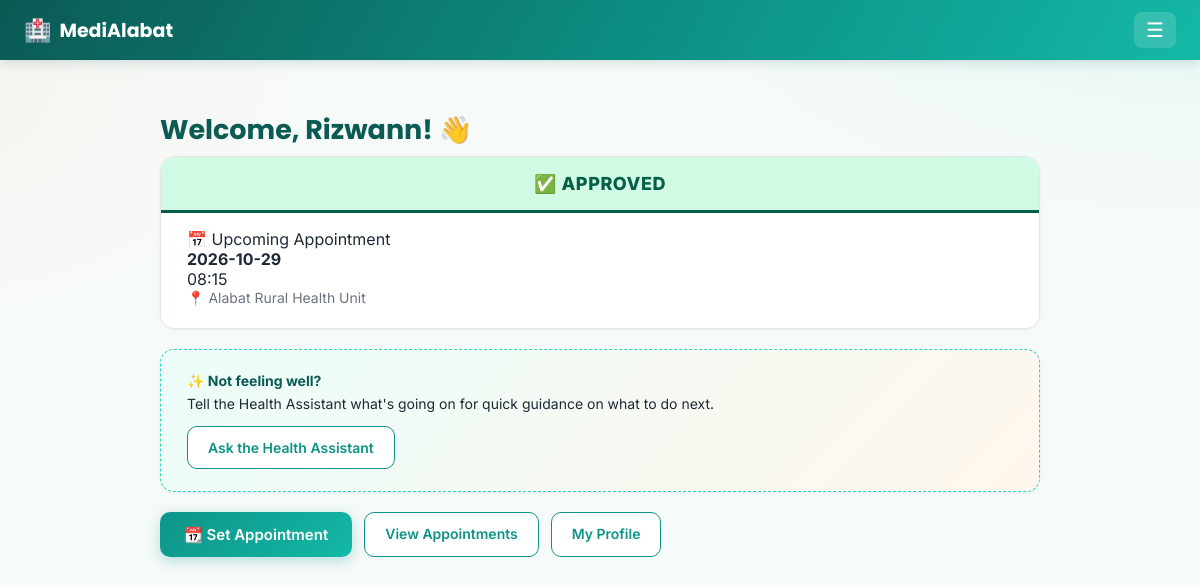
/dashboard (signed in), run on the app's committed database.
### tables this page shows
CREATE TABLE users (
    id INTEGER PRIMARY KEY AUTOINCREMENT,
    role TEXT NOT NULL CHECK(role IN ('patient', 'staff')),
    full_name TEXT NOT NULL,
    email TEXT UNIQUE NOT NULL,
    password_hash TEXT NOT NULL,
    contact_number TEXT,
    created_at TEXT DEFAULT CURRENT_TIMESTAMP
, first_name TEXT, middle_name TEXT, last_name TEXT, status TEXT NOT NULL DEFAULT 'active', reviewed_by INTEGER, reviewed_at TEXT);

CREATE TABLE appointments (
            id INTEGER PRIMARY KEY AUTOINCREMENT,
            patient_id INTEGER NOT NULL REFERENCES users(id) ON DELETE CASCADE,
            staff_id INTEGER NOT NULL REFERENCES users(id) ON DELETE CASCADE,
            clinic_id INTEGER NOT NULL REFERENCES clinics(id),
            appt_date TEXT NOT NULL,
            appt_time TEXT NOT NULL,
            reason TEXT,
            status TEXT NOT NULL DEFAULT 'Pending' CHECK(status IN ('Pending','Approved','Reschedule')),
            ai_note TEXT,
            created_at TEXT DEFAULT CURRENT_TIMESTAMP
        , decided_at TEXT, ai_chat_closed INTEGER NOT NULL DEFAULT 0, services TEXT);

CREATE TABLE clinics (
    id INTEGER PRIMARY KEY AUTOINCREMENT,
    name TEXT NOT NULL,
    address TEXT
);

### app.py (the view)
@app.route("/dashboard")
@login_required(role="patient")
def patient_dashboard(user):
    conn = get_db()
    upcoming = conn.execute(
        "SELECT a.*, c.name AS clinic_name FROM appointments a "
        "JOIN clinics c ON c.id = a.clinic_id "
        "WHERE a.patient_id = ? AND a.status != 'Reschedule' "
        "AND (a.appt_date > ? OR (a.appt_date = ? )) "
        "ORDER BY a.appt_date ASC, a.appt_time ASC LIMIT 1",
        (user["id"], date.today().isoformat(), date.today().isoformat()),
    ).fetchone()
    conn.close()
    return render_template("patient/dashboard.html", upcoming=upcoming)

### app.py (called while the page is built)
def current_user():
    if "user_id" not in session:
        return None
    conn = get_db()
    user = conn.execute("SELECT * FROM users WHERE id = ?", (session["user_id"],)).fetchone()
    conn.close()
    return user

def current_lang():
    return session.get("lang", DEFAULT_LANG)

@app.context_processor
def inject_globals():
    lang = current_lang()
    def fdate(d):
        """'October 8, 2026' / 'Oktubre 8, 2026' — month name follows the active language."""
        return f"{_t('month.' + str(d.month), lang=lang)} {d.day}, {d.year}"
    def fdatetime(value):
        """Format a stored 'YYYY-MM-DD HH:MM' string; returns '' for empty/unparseable values."""
        try:
            dt = datetime.strptime(value, "%Y-%m-%d %H:%M")
        except (TypeError, ValueError):
            return ""
        hour12 = dt.hour % 12 or 12
        return f"{fdate(dt.date())} · {hour12}:{dt.minute:02d} {'AM' if dt.hour < 12 else 'PM'}"
    return {
        "current_user": current_user(),
        "current_lang": lang,
        "t": lambda key, **kwargs: _t(key, lang=lang, **kwargs),
        "fdate": fdate,
        "fdatetime": fdatetime,
    }

def login_required(role=None):
    def decorator(view):
        @functools.wraps(view)
        def wrapped(*args, **kwargs):
            user = current_user()
            if user is None:
                return redirect(url_for("login"))
            if user["role"] == "staff" and user["status"] != "active":
                session.clear()                    # an unapproved / rejected staff account must never get in
                return redirect(url_for("login"))
            if role and user["role"] != role:
                abort(403)
            return view(user, *args, **kwargs)
        return wrapped
    return decorator

### db.py (called while the page is built)
def get_db():
    conn = sqlite3.connect(DB_PATH)
    conn.row_factory = sqlite3.Row
    conn.execute("PRAGMA foreign_keys = ON")
    return conn

### translations.py (called while the page is built)
def t(key, lang="en", **kwargs):
    entry = TRANSLATIONS.get(key)
    if not entry:
        return key
    text = entry.get(lang) or entry.get(DEFAULT_LANG) or key
    if kwargs:
        try:
            text = text.format(**kwargs)
        except (KeyError, IndexError):
            pass
    return text

### templates/patient/dashboard.html (shortened to what this page needs)
{% extends "base.html" %}
{% block content %}
<h1 class="fade-in">{{ t('dash.welcome') }}, {{ current_user.full_name.split(' ')[0] }}! 👋</h1>
{% if upcoming %}
<div class="card fade-in">
    <div class="appt-status-bar appt-status-bar-{{ upcoming.status|lower }}">
        {% if upcoming.status == 'Approved' %}✅
        {% elif upcoming.status == 'Reschedule' %}🔄
        {% else %}⏳{% endif %}
        {{ t('status.' ~ upcoming.status|lower) }}
    </div>
    <div class="card-label">📅 {{ t('dash.upcoming_appt') }}</div>
    <div class="appt-date">{{ upcoming.appt_date }}</div>
    <div class="appt-time">{{ upcoming.appt_time }}</div>
    <div class="appt-clinic">📍 {{ upcoming.clinic_name }}</div>
</div>
{% else %}
<div class="card highlight-card empty fade-in">
    <div class="card-label">{{ t('dash.no_upcoming') }}</div>
    <p>{{ t('dash.ready') }}</p>
</div>
{% endif %}
<div class="card ai-prompt-card fade-in">
    <div class="card-label">✨ {{ t('dash.not_feeling_well') }}</div>
    <p>{{ t('dash.ask_ai') }}</p>
    <a href="{{ url_for('health_assistant') }}" class="btn-secondary">{{ t('dash.ask_ai_btn') }}</a>
</div>
<div class="button-row">
    <a href="{{ url_for('new_appointment_clinic') }}" class="btn-primary">📆 {{ t('dash.set_appointment') }}</a>
    <a href="{{ url_for('patient_appointments') }}" class="btn-secondary">{{ t('dash.view_appointments') }}</a>
    <a href="{{ url_for('patient_profile') }}" class="btn-secondary">{{ t('nav.my_profile') }}</a>
</div>
{% endblock %}

### static/style.css (style rules this page uses)
:root { --primary: #0d9488; --primary-dark: #0f766e; --primary-darker: #0b5a54; --accent: #2dd4bf; --accent-warm: #fb923c; --bg: #f6faf9; --card-bg: #ffffff; --text: #1f2937; --muted: #6b7280; --danger: #dc2626; --border: #e2e8e7; --radius: 14px; --radius-lg: 20px; --shadow-sm: 0 1px 3px rgba(15, 23, 42, 0.06); --shadow-md: 0 8px 24px rgba(13, 148, 136, 0.10); --shadow-lg: 0 16px 40px rgba(13, 148, 136, 0.16); --heading: var(--primary-darker); --subheading: var(--primary-dark); --input-bg: #fbfdfd; --surface-faint: #edf2f1; --control-bg: #ffffff; --hero-gradient: linear-gradient(135deg, #0d9488 0%, #14b8a6 50%, #2dd4bf 100%); --nav-gradient: linear-gradient(120deg, #0b5a54, #0d9488 60%, #14b8a6); --btn-gradient: linear-gradient(135deg, #0d9488, #14b8a6); --btn-shadow: rgba(13, 148, 136, 0.28); --solid: #0d9488; --tint: #ecfdf9; --tint-strong: #d1fae5; --text-on-tint: #0b5a54; --ai-card-bg: linear-gradient(135deg, #ecfdf9, #fff7ed); --danger-tint: #fef2f2; --warn-tint: #fff7ed; --chip-pending-bg: #fef3c7; --chip-pending-fg: #92400e; --chip-approved-bg: #d1fae5; --chip-approved-fg: #065f46; --chip-resched-bg: #fed7aa; --chip-resched-fg: #9a3412; --flash-ok-bg: #d1fae5; --flash-ok-fg: #065f46; --flash-err-bg: #fee2e2; --flash-err-fg: #991b1b; --slot-open-fg: #065f46; --slot-blocked-bg: #fef2f2; --slot-blocked-border: #fecaca; --slot-blocked-fg: #991b1b; --slot-approved-bg: #ecfdf9; --sun: #dc2626; --sat: #2563eb; --am-bg: #fff7ed; --am-border: #fed7aa; --am-fg: #9a3412; --am-label: #b45309; --pm-bg: #eef2ff; --pm-border: #c7d2fe; --pm-fg: #3730a3; --pm-label: #4338ca; color-scheme: light; }
* { box-sizing: border-box; overflow-wrap: break-word; }
body { margin: 0; font-family: 'Inter', system-ui, -apple-system, sans-serif; transition: background-color 0.2s ease, color 0.2s ease; background: radial-gradient(900px 500px at 100% -10%, rgba(45, 212, 191, 0.10), transparent 60%), radial-gradient(700px 400px at -10% 10%, rgba(251, 146, 60, 0.07), transparent 60%), var(--bg); background-attachment: fixed; color: var(--text); -webkit-font-smoothing: antialiased; }
h1, h2, h3, .brand, .brand-lg { font-family: 'Poppins', 'Inter', system-ui, sans-serif; }
a { color: var(--primary); text-decoration: none; transition: color 0.15s ease; }
.fade-in { animation: fadeInUp 0.35s ease both; }
h1 { font-size: 27px; margin-bottom: 6px; font-weight: 700; color: var(--heading); }
.card { background: var(--card-bg); border: 1px solid var(--border); border-radius: var(--radius); padding: 22px 26px; margin-bottom: 20px; box-shadow: var(--shadow-sm); transition: box-shadow 0.2s ease, transform 0.2s ease; }
.ai-prompt-card { border: 1.5px dashed var(--accent); background: var(--ai-card-bg); }
.ai-prompt-card .card-label { color: var(--heading); font-weight: 700; font-size: 14px; }
.ai-prompt-card p { margin: 6px 0 14px; color: var(--text); font-size: 14px; }
.btn-primary { background: var(--btn-gradient); color: white; border: none; padding: 13px 24px; border-radius: 10px; font-size: 15px; font-weight: 600; display: inline-block; text-align: center; box-shadow: 0 4px 14px var(--btn-shadow); transition: transform 0.15s ease, box-shadow 0.15s ease; }
.btn-secondary { background: var(--control-bg); color: var(--primary); border: 1.5px solid var(--primary); padding: 12px 20px; border-radius: 10px; font-size: 14px; font-weight: 600; display: inline-block; text-align: center; transition: background 0.15s ease, transform 0.15s ease; }
.button-row { display: flex; gap: 12px; margin-top: 16px; flex-wrap: wrap; }
.appt-status-bar { margin: -22px -26px 16px -26px; padding: 16px 26px; font-size: 18px; font-weight: 800; letter-spacing: 0.03em; text-transform: uppercase; text-align: center; border-radius: var(--radius) var(--radius) 0 0; display: flex; align-items: center; justify-content: center; gap: 10px; }
.appt-status-bar-approved { background: var(--chip-approved-bg); color: var(--chip-approved-fg); border-bottom: 3px solid var(--chip-approved-fg); }
.appt-date { font-weight: 700; }
.appt-clinic { color: var(--muted); font-size: 14px; }

### data on the page
users: full_name "Rizwann"
appointments: status "APPROVED", appt_date "2026-10-29", appt_time "08:15"
clinics: clinic_name "Alabat Rural Health Unit"

### other printed values
{{ t('dash.welcome') }} "Welcome"
{{ t('dash.upcoming_appt') }} "Upcoming Appointment"
{{ t('dash.not_feeling_well') }} "Not feeling well?"
{{ t('dash.ask_ai') }} "Tell the Health Assistant what's going on for quick guidance on what to do next."
{{ t('dash.ask_ai_btn') }} "Ask the Health Assistant"
{{ t('dash.set_appointment') }} "Set Appointment"
{{ t('dash.view_appointments') }} "View Appointments"
{{ t('nav.my_profile') }} "My Profile"
